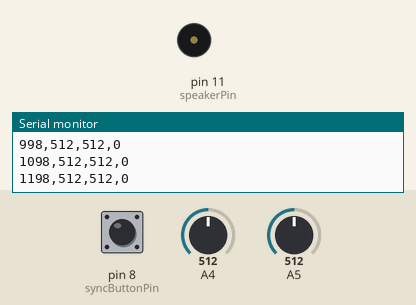
Simulated run of this sketch. Board: Arduino Uno, built with avr-gcc and run on an emulated ATmega328P. Parts: buzzer (waves = sounding, pin HIGH), the last lines printed to the serial monitor. The inputs (shaded band) are chosen by the test bench; at power-on: pin 8 (syncButtonPin) LOW, A4 = 512, A5 = 512.

Above: at 1.2 s.
1.3 s: pin 8 (syncButtonPin) pulled HIGH for 0.15 s
At 2.6 s:
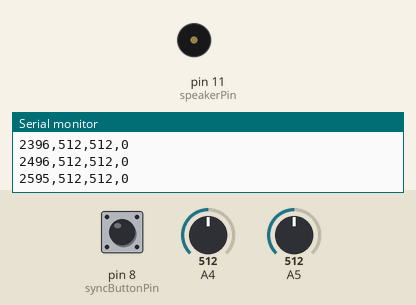
2.9 s: A4 set to 988
5.9 s: A4 set to 1008
7.4 s: pin 8 (syncButtonPin) pulled HIGH for 3.2 s
At 8.0 s:
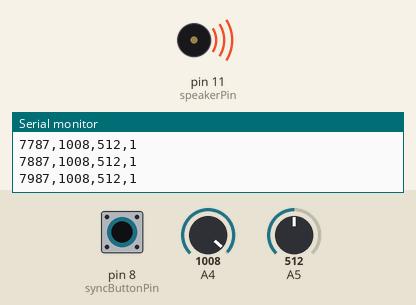
Timing chart, 0 to 12.2 s (numbered marks = the images above; inputs shaded):
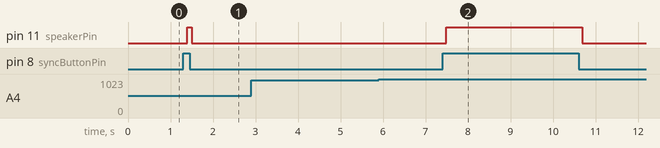

Measured:
- after the input at 1.3 s, pin 11 (speakerPin): LOW → HIGH after 0.10 s, → LOW 0.10 s later
- after the input at 7.4 s, pin 11 (speakerPin): LOW → HIGH after 0.09 s, → LOW 3.2 s later

The sketch:

emg.ino
```cpp
int speakerPin = 11;
int syncButtonPin = 8;
int ledPin = 13;
int button_state;

int flexor_emg() {
  // Reading on the flexor emg pin
  return analogRead(4);
}
int extensor_emg() {
  // Reading on the flexor emg pin
  return analogRead(5);
}

int sync_button_pressed(){
  // Check whether the sync button is pressed.
  // (The button press is recorded on video to ease syncing.)
  button_state = digitalRead(syncButtonPin);

  // Yell if and only if pressed.
  digitalWrite(ledPin, button_state);
  digitalWrite(speakerPin, button_state);

  // Return 0 for false instead of for true.
  return (button_state == HIGH);
}

void setup()
{
  pinMode(syncButtonPin, INPUT);
  pinMode(ledPin, INPUT);
  pinMode(speakerPin, OUTPUT);
  digitalWrite(ledPin, LOW);
  Serial.begin(9600);
  Serial.println("millis(),extensor_emg,flexor_emg,sync_button_pressed");
}

void loop()
{
  Serial.print(millis());
  Serial.print(',');
  Serial.print(flexor_emg());
  Serial.print(',');
  Serial.print(extensor_emg());
  Serial.print(',');
  Serial.print(sync_button_pressed());
  Serial.println();
  delay(99);
}
```
